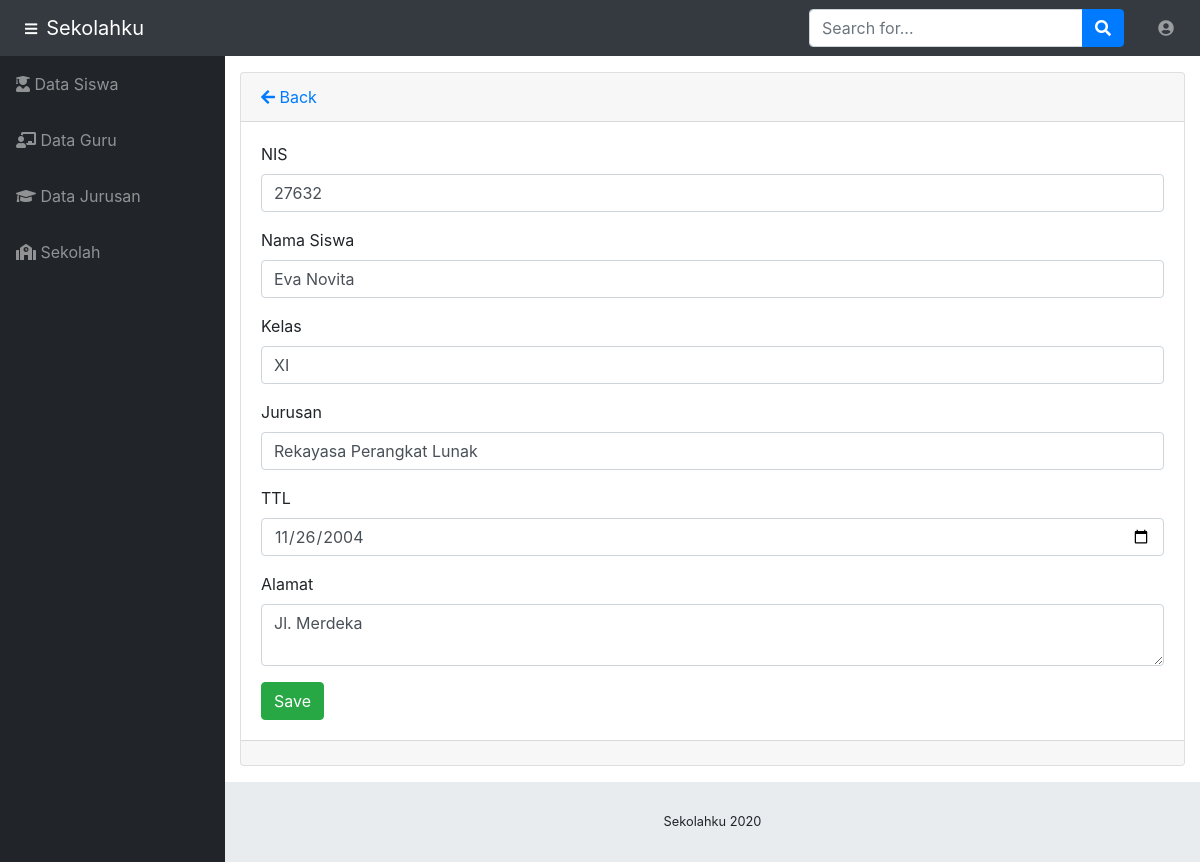
The page /siswa/edit/27632 on the database its author committed.
### tables this page shows
CREATE TABLE IF NOT EXISTS `siswa` (
  `nis` int(11) NOT NULL,
  `nama` varchar(100) NOT NULL,
  `kelas` varchar(5) NOT NULL,
  `jurusan` varchar(75) NOT NULL,
  `ttl` date NOT NULL,
  `alamat` varchar(150) NOT NULL
);

### application/controllers/Siswa.php (called while the page is built, shortened)
<?php
class Siswa extends CI_Controller
{
    public function __construct()
    {
        $this->load->library('form_validation');
    }
    public function edit($nis)
    {
        $siswa = $this->M_siswa;
        $data['siswa'] = $siswa->getById($nis);
        $data['jurusan'] = $this->M_jurusan->getAllJurusan();
        $data['title'] = 'Edit Data';
        $this->load->view("templates/header3", $data);
        $this->load->view("templates/navbar");
        $this->load->view("templates/sidebar");
        $this->load->view("admin/edit", $data);
        $this->load->view("templates/footer");
    }
}

### index.php (called while the page is built, shortened)
<?php
require_once BASEPATH.'core/CodeIgniter.php';

### application/models/M_siswa.php (called while the page is built, shortened)
<?php
class M_siswa extends CI_Model
{
    private $_table = "siswa";
    public function getById($nis)
    {
        return $this->db->get_where($this->_table, ["nis" => $nis])->row();
    }
}

### application/views/admin/edit.php (the view, shortened to what this page needs)
<div class="content-wrapper">
    <section class="content">
        <div class="card mb-3">
            <div class="card-header">
                <a href="<?php echo site_url('admin/siswa/') ?>"><i class="fas fa-arrow-left"></i>
                    Back</a>
            </div>
            <div class="card-body">
                <form action="" method="post" enctype="multipart/form-data">
                    <div class="form-group">
                        <label for="nis">NIS</label>
                        <input class="form-control <?php echo form_error('nis') ? 'is-invalid' : '' ?>" type="text" name="nis" placeholder="Silakan masukkan NIS Anda" value="<?php echo $siswa->nis ?>" />
                    </div>
                    <div class="form-group">
                        <label for="nama">Nama Siswa</label>
                        <input class="form-control <?php echo form_error('nama') ? 'is-invalid' : '' ?>" type="text" name="nama" placeholder="Siapa nama Anda?" value="<?php echo $siswa->nama ?>" />
                    </div>
                    <div class="form-group">
                        <label for="kelas">Kelas</label>
                        <input class="form-control <?php echo form_error('kelas') ? 'is-invalid' : '' ?>" type="text" name="kelas" placeholder="Kelas berapa Anda?" value="<?php echo $siswa->kelas ?>" />
                    </div>
                    <div class="form-group">
                        <label for="jurusan">Jurusan</label>
                        <input class="form-control <?php echo form_error('jurusan') ? 'is-invalid' : '' ?>" type="text" name="jurusan" placeholder="Siapa nama Anda?" value="<?php echo $siswa->jurusan ?>" />
                    </div>
                    <div class="form-group">
                        <label for="ttl">TTL</label>
                        <input class="form-control<?php echo form_error('ttl') ? 'is-invalid' : '' ?>" type="date" name="ttl" value="<?php echo $siswa->ttl ?>" />
                    </div>
                    <div class="form-group">
                        <label for="alamat">Alamat</label>
                        <textarea class="form-control <?php echo form_error('alamat') ? 'is-invalid' : '' ?>" type="text" name="alamat" placeholder="Silakan tulis alamat Anda..."><?php echo $siswa->alamat ?></textarea>
                    </div>
                    <input class="btn btn-success" type="submit" name="btn" value="Save" />
                </form>
            </div>
            <div class="card-footer small text-muted">
            </div>
    </section>
</div>

### rows shown on the page
siswa: nis "27632", nama "Eva Novita", kelas "XI", jurusan "Rekayasa Perangkat Lunak", ttl "11/26/2004", alamat "Jl. Merdeka"
